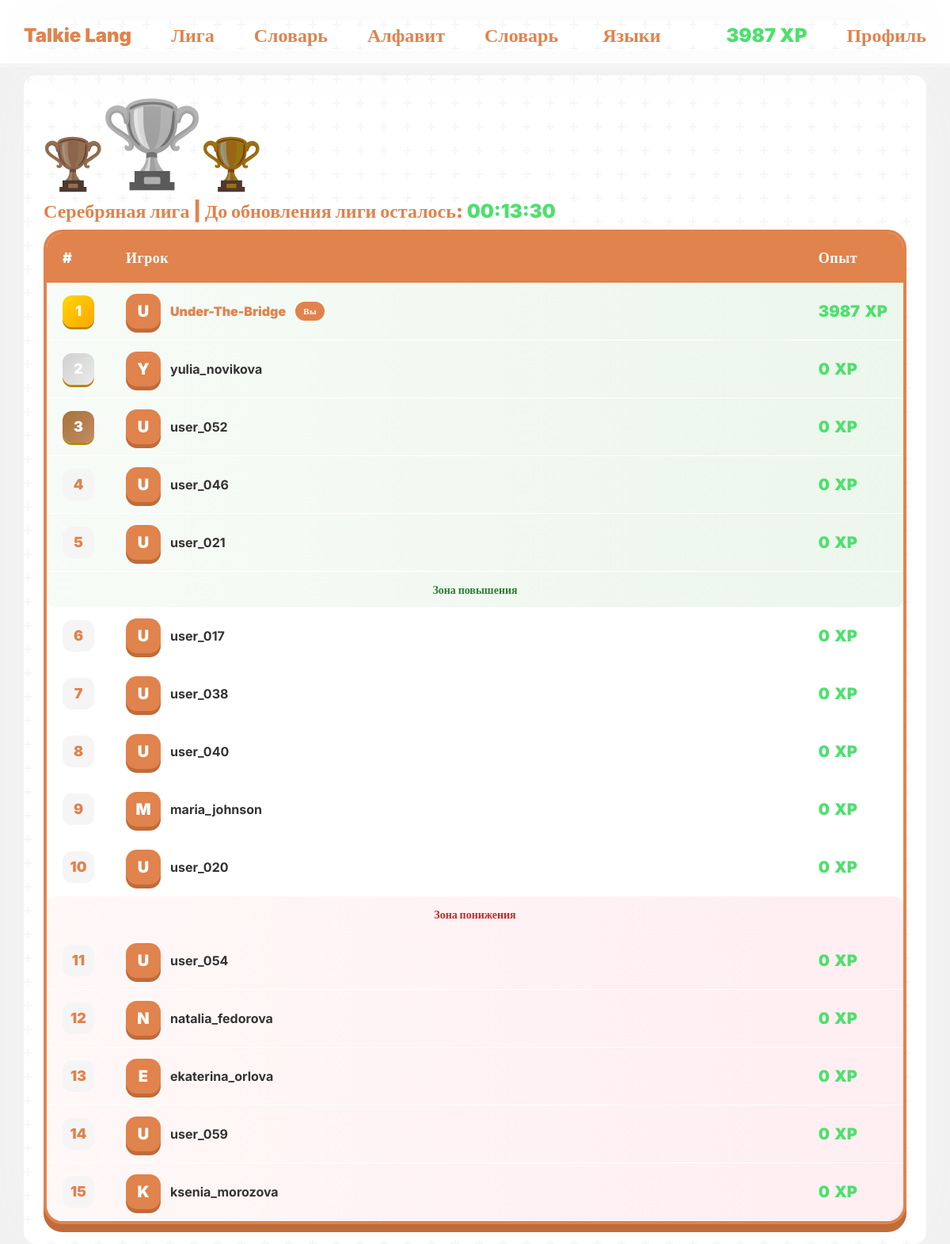
/league/index.php (signed in), run on the app's committed database.
### tables this page shows
CREATE TABLE `users` (
  `user_id` int NOT NULL,
  `user_login` text NOT NULL,
  `user_email` text NOT NULL,
  `user_password` text NOT NULL,
  `user_role` enum('user','admin') NOT NULL DEFAULT 'user',
  `user_weekly_xp` int NOT NULL DEFAULT '0',
  `user_league` int NOT NULL DEFAULT '1'
);

CREATE TABLE `leagues` (
  `league_id` int NOT NULL,
  `league_name` text NOT NULL
);

CREATE TABLE `league_users` (
  `id` int NOT NULL,
  `user_id` int NOT NULL,
  `weekly_league_id` varchar(12) NOT NULL
);

### connection-db.php (called while the page is built, shortened)
<?php
$conn = mysqli_connect("localhost","root","","Lang");
if(isset($_SESSION["id"])){
    $id = $_SESSION["id"];
    $user = mysqli_fetch_assoc(mysqli_query($conn, "select * from users join leagues on leagues.league_id = users.user_league where user_id = $id"));
}

### league/index.php (the view, shortened to what this page needs)
<?php
require "../connection-db.php";
$id = $_SESSION["id"];
$inLeague = false;
if (mysqli_num_rows(mysqli_query($conn, "SELECT * FROM `league_users` where user_id = $id")) != 0) {
    $inLeague = true;
    $league_id = mysqli_fetch_array(mysqli_query($conn, "SELECT * FROM `league_users` where user_id = $id"))[2];
    $sql = "select * from weekly_league join league_users on league_users.weekly_league_id = weekly_league.id join users on users.user_id = league_users.user_id where weekly_league.id = '$league_id'  ORDER BY users.user_weekly_xp DESC";
    $league = mysqli_fetch_all(mysqli_query($conn, $sql), MYSQLI_ASSOC);
}
?>
<!DOCTYPE html>
<html lang="en">
<?php include "../components/head.php"; ?>
<body>
    <?php include "../components/header.php"; ?>
    <main class="container">
        <?php if ($inLeague): ?>
            <div>
                <div class="d-flex align-items-end mb-2">
                    <img class="trophy copper <?= $user["league_name"] == 'Бронзавая лига' ? "active": ""?>" src="../assets/trophy-svgrepo-com.svg" alt="">
                    <img class="trophy silver <?= $user["league_name"] == 'Серебряная лига' ? "active": ""?>" src="../assets/trophy-svgrepo-com.svg" alt="">
                    <img class="trophy gold <?= $user["league_name"] == 'Золотая лига' ? "active": ""?>" src="../assets/trophy-svgrepo-com.svg" alt="">
                </div>
                <h4 style="color: var(--main-color); font-weight: 900;"><?= $user["league_name"] ?> | До обновления лиги осталось: <span class="timer" style="color: var(--green-color);"></span></h4>
            </div>
            <div class="league-table-wrapper">
                <table class="league-table">
                    <thead>
                        <tr>
                            <th>#</th>
                            <th>Игрок</th>
                            <th>Опыт</th>
                        </tr>
                    </thead>
                    <tbody>
                        <?php
                        $count = 0;
                        foreach ($league as $us):
                            $count++;
                            $rank = ($count == 1) ? 'top-rank' : (($count == 2) ? 'mid-rank' : (($count == 3) ? 'bottom-rank' : ''));
                            $row = ($count >= 1 && $count <= 5) ? 'green' : (($count > 10 && $count <= 15) ? 'red' : '');
                            ?>
                            <tr class="league-row <?=$row?>" style="animation: t <?= $count / 10 ?>s ease;">
                                <td class="rank-cell">
                                    <span class="rank-number <?= $rank?>">
                                        <?= $count ?>
                                    </span>
                                </td>
                                <td class="player-cell">
                                    <div class="player-info">
                                        <div class="player-avatar">
                                            <?= strtoupper($us["user_login"][0]) ?>
                                        </div>
                                        <span class="player-name <?= ($us["user_id"] == $user["user_id"]) ? 'current-user-name' : '' ?> <?=$rank?>">
                                            <?= $us["user_login"] ?>
                                        </span>
                                        <?php if ($us["user_id"] == $user["user_id"]): ?>
                                            <span class="you-badge">Вы</span>
                                        <?php endif; ?>
                                    </div>
                                </td>
                                <td class="xp-cell">
                                    <div class="xp-display">
                                        <span class="xp-value"><?=$us["user_weekly_xp"] ?></span>
                                        <span class="xp-value">XP</span>
                                    </div>
                                </td>
                            </tr>
                            <?php if ($count == 5): ?>
                                <tr class="separator-row promotion-separator">
                                    <td colspan="3">
                                        <div class="zone-divider promotion">
                                            <span>Зона повышения</span>
                                        </div>
                                    </td>
                                </tr>
                            <?php endif; ?>
                            <?php if ($count == 10): ?>
                                <tr class="separator-row demotion-separator">
                                    <td colspan="3">
                                        <div class="zone-divider demotion">
                                            <span>Зона понижения</span>
                                        </div>
                                    </td>
                                </tr>
                            <?php endif; ?>
                        <?php endforeach; ?>
                    </tbody>
                </table>
            </div>
        <?php endif; ?>
    </main>
</body>
</html>

### components/header.php (shortened to what this page needs)
<header>
    <div class="nav-bar">
        <div class="container header">
            <div>
                <a class="header-btns" href="/?lang=<?= $_SESSION["lang"] ?>">Talkie Lang</a>
                <a class="header-btns" href="/league">Лига</a>
                <?php if (!isset($_SESSION["lang"])): ?>
                    <a class="header-btns" href="/dictionary">Словарь</a>
                <?php endif; ?>
                <a class="header-btns" href="/letters">Алфавит</a>
                <a class="header-btns" href="/dictionary">Словарь</a>
                <div class="dropdown">
                    <button class="header-btns" type="button" data-bs-toggle="dropdown" aria-expanded="false">
                        Языки
                    </button>
                </div>
            </div>
            <div>
                <?php if (!isset($_SESSION["id"])): ?>
                    <a class="header-btns" href="/welcome/">Вход</a>
                    <a class="header-btns" href="/register/">Регистрация</a>
                <?php else: ?>
                    <p class="xp"><?= $user["user_weekly_xp"] ?> XP</p>
                    <a class="header-btns" href="/profile/">Профиль</a>
                <?php endif; ?>
            </div>
        </div>
    </div>
</header>

### css/style.css (style rules this page uses)
* { transition: 0.15s ease-out; }
:root { --main-color: #e0834d; --main-color-shadow: #c06b3a; --main-color-light: rgb(235, 155, 109); --green-color: #4de06d; --green-color-shadow: #2db64b; --red-color: #e0524d; --red-color-shadow: #b6362d; --bg-color: #0f0f0f; --bg-secondary: #1a1a1a; --gray-color: #a38a7a; --gray-color-light: #d3c2b6; }
body { font-family: inter; }
p { margin: 0; }
body { background: #f0f0f0; }
.container { min-height: 88vh; box-shadow: 0px 0px 100px #f5f5f5; margin-top: 10px; border-radius: 15px; padding-left: 25px; padding-right: 25px; background-color: white; }
header { height: 85px; }
.nav-bar { width: 100%; position: fixed; height: 85px; display: flex; justify-content: center; align-items: center; box-sizing: border-box; border-bottom: 5px solid #f5f5f5; background-color: white; z-index: 10; }
.container.header { min-height: 0; padding: 0; display: flex; justify-content: space-between; align-items: center; }
.nav-bar>div div { display: flex; align-items: center; gap: 50px; }
.header-btns { transition: 0.2s ease-out; color: var(--main-color); text-decoration: none; font-weight: 900; font-size: 24px; border: none; background: none; }
main { padding: 25px 0; }
.xp { color: var(--green-color); text-decoration: none; font-weight: 900; font-size: 24px; }
.league-table-wrapper { background: white; border-radius: 24px; padding: 4px; box-shadow: 0 10px 0 var(--main-color-shadow); background: var(--main-color); overflow-x: auto; }
.league-table { width: 100%; border-collapse: collapse; border-radius: 20px; overflow: hidden; background: white; }
.league-table thead tr { background: var(--main-color); }
.league-table th { padding: 18px 20px; text-align: left; font-weight: 900; font-size: 18px; color: white; letter-spacing: 0.5px; }
.league-table th:first-child { width: 80px; }
.league-table th:last-child { width: 120px; }
.league-row td { padding: 14px 20px; vertical-align: middle; }
.rank-cell { font-weight: 900; }
.rank-number { display: inline-flex; align-items: center; justify-content: center; width: 40px; height: 40px; background: #f5f5f5; border-radius: 12px; font-size: 18px; font-weight: 900; color: var(--main-color); }
.rank-number.top-rank { background: linear-gradient(135deg, #FFD700, #FFA500); color: white; box-shadow: 0 3px 0 #b8860b; }
.rank-number.mid-rank { background: linear-gradient(135deg, #cfcfcf, #ebebeb); color: white; box-shadow: 0 3px 0 #b8860b; }
.rank-number.bottom-rank { background: linear-gradient(135deg, #a77338, #c28b66); color: white; box-shadow: 0 3px 0 #b8860b; }
.player-cell { padding: 10px 20px; }
.player-info { display: flex; align-items: center; gap: 12px; }
.player-avatar { width: 44px; height: 44px; background: var(--main-color); border-radius: 14px; display: flex; align-items: center; justify-content: center; font-weight: 900; font-size: 20px; color: white; box-shadow: 0 5px 0 var(--main-color-shadow); }
.player-name { font-weight: 700; font-size: 16px; color: #333; }
.current-user-name { color: var(--main-color); font-weight: 900; }
.you-badge { background: var(--main-color); color: white; padding: 4px 10px; border-radius: 20px; font-size: 11px; font-weight: 900; letter-spacing: 0.5px; }
.xp-cell { font-weight: 900; }
.xp-display { display: flex; align-items: baseline; gap: 6px; }
.xp-value { font-size: 20px; font-weight: 900; color: var(--green-color); }
.separator-row td { padding: 0; background: transparent; }
.zone-divider { text-align: center; padding: 12px 20px; font-weight: 900; font-size: 14px; }
.league-row { border-bottom: 1px solid #ffffff; transition: 0.15s ease-out; }
.league-row.green { background: linear-gradient(90deg, #e8f5e959, #c8e6c959); }
.league-row.red { background: linear-gradient(90deg, #ffebe959, #ffcdd959); }
.zone-divider.promotion { background: linear-gradient(90deg, #e8f5e959, #c8e6c959); color: #2e7d32; border-radius: 0 0 12px 12px; }
.zone-divider.demotion { background: linear-gradient(90deg, #ffebe959, #ffcdd959); color: #c62828; border-radius: 12px 12px 0 0; }
.trophy { transition: 0.25s ease-out; width: 75px; }
.trophy.gold { filter: brightness(0.6); }
.trophy.active { width: 125px; }
.trophy.copper { filter: brightness(0.5) saturate(1.8) sepia(0.8) hue-rotate(-15deg); }
.trophy.silver.active { filter: grayscale(100%) brightness(0.9) contrast(1); }
.trophy.silver { filter: grayscale(100%) brightness(0.6) contrast(1); }

### data on the page
users: user_weekly_xp "3987", user_league.league_name "Серебряная лига"
league_users: user.user_login "U", user.user_login "Under-The-Bridge", shows "Вы", user.user_weekly_xp "3987"
league_users: user.user_login "Y", user.user_login "yulia_novikova", user.user_weekly_xp "0"
league_users: user.user_login "U", user.user_login "user_052", user.user_weekly_xp "0"
league_users: user.user_login "U", user.user_login "user_046", user.user_weekly_xp "0"
league_users: user.user_login "U", user.user_login "user_021", user.user_weekly_xp "0", shows "Зона повышения"
league_users: user.user_login "U", user.user_login "user_017", user.user_weekly_xp "0"
league_users: user.user_login "U", user.user_login "user_038", user.user_weekly_xp "0"
league_users: user.user_login "U", user.user_login "user_040", user.user_weekly_xp "0"
league_users: user.user_login "M", user.user_login "maria_johnson", user.user_weekly_xp "0"
league_users: user.user_login "U", user.user_login "user_020", user.user_weekly_xp "0", shows "Зона понижения"
league_users: user.user_login "U", user.user_login "user_054", user.user_weekly_xp "0"
league_users: user.user_login "N", user.user_login "natalia_fedorova", user.user_weekly_xp "0"
league_users: user.user_login "E", user.user_login "ekaterina_orlova", user.user_weekly_xp "0"
league_users: user.user_login "U", user.user_login "user_059", user.user_weekly_xp "0"
league_users: user.user_login "K", user.user_login "ksenia_morozova", user.user_weekly_xp "0"
